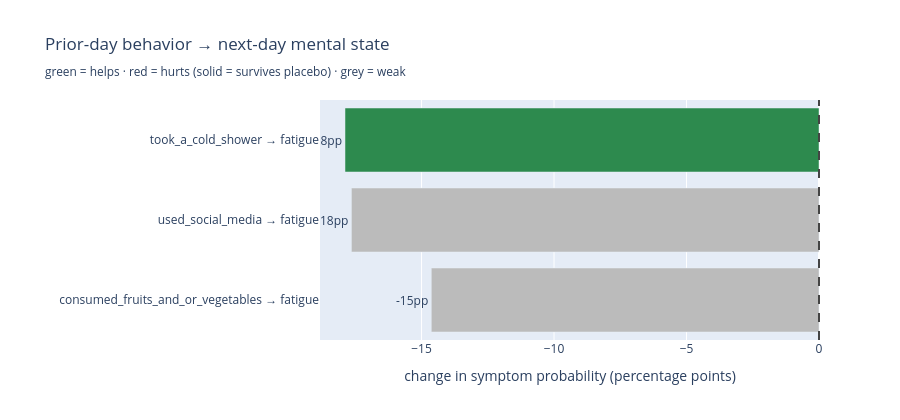

Source (notebook cell):
### Code cell
# Chart: prior-day behaviors -> mental-health risk (percentage-point change)
bin_mh = mh_df[mh_df.kind == "binary"].copy() if len(mh_df) else pd.DataFrame()
if len(bin_mh):
    bin_mh["label"] = bin_mh["cause"] + " → " + bin_mh["outcome"]
    bin_mh["solid"] = bin_mh["placebo_p"] < 0.05
    bin_mh = bin_mh.reindex(bin_mh.effect.abs().sort_values().index)
    # color: green = good direction, red = bad direction (depends on outcome polarity)
    def good(row):
        improves = (row.effect > 0) if row.outcome in GOOD_WHEN_HIGH else (row.effect < 0)
        return improves
    colors = [("#2d8a4e" if good(r) else "#c0392b") if r.solid else "#bbbbbb"
              for _, r in bin_mh.iterrows()]
    fig = go.Figure(go.Bar(x=bin_mh["effect"], y=bin_mh["label"], orientation="h",
                           marker_color=colors,
                           text=[f"{e:+.0f}pp" for e in bin_mh["effect"]], textposition="outside"))
    fig.add_vline(x=0, line_dash="dash", line_color="#444")
    fig.update_layout(
        title="Prior-day behavior → next-day mental state<br>"
              "<sub>green = helps · red = hurts (solid = survives placebo) · grey = weak</sub>",
        xaxis_title="change in symptom probability (percentage points)",
        height=max(420, len(bin_mh) * 30), width=900, margin=dict(l=320))
    fig.show()

# Continuous causes (sleep/HRV/bedtime) as odds ratios
cont_mh = mh_df[mh_df.kind == "cont"].copy() if len(mh_df) else pd.DataFrame()
if len(cont_mh):
    print("Sleep / physiology → mental state (odds ratio per +1 SD; OR>1 raises the flag, <1 lowers it):")
    for _, r in cont_mh.sort_values("p").iterrows():
        direction = "raises" if r.effect > 1 else "lowers"
        print(f"   {r['cause']:26s} {direction} P({r['outcome']}) — OR={r.effect:.2f}/SD (p={r.p:.3f})")

### Figure 1 — Plotly figure (JSON) as saved in the notebook; plotly's stock layout.template omitted (floating-point values rounded to 4 significant figures)
{"data": [{"marker": {"color": ["#bbbbbb", "#bbbbbb", "#2d8a4e"]}, "orientation": "h", "text": ["-15pp", "-18pp", "-18pp"], "textposition": "outside", "type": "bar", "x": [-14.63, -17.65, -17.89], "y": ["consumed_fruits_and_or_vegetables → fatigue", "used_social_media → fatigue", "took_a_cold_shower → fatigue"]}], "layout": {"height": 420, "margin": {"l": 320}, "shapes": [{"line": {"color": "#444", "dash": "dash"}, "type": "line", "x0": 0, "x1": 0, "xref": "x", "y0": 0, "y1": 1, "yref": "y domain"}], "title": {"text": "Prior-day behavior → next-day mental state<br><sub>green = helps · red = hurts (solid = survives placebo) · grey = weak</sub>"}, "width": 900, "xaxis": {"title": {"text": "change in symptom probability (percentage points)"}}}}
